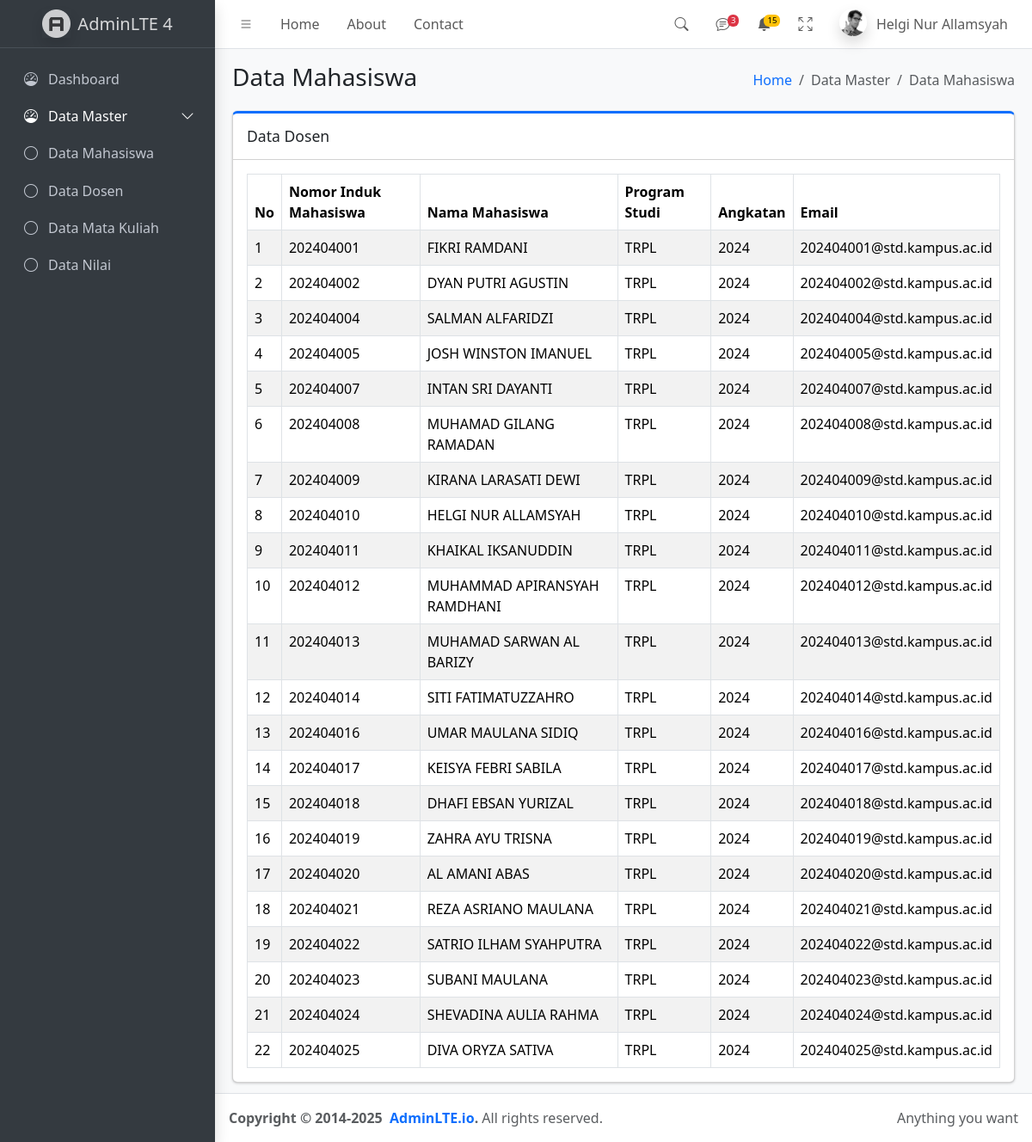
The page /mahasiswa.php on the database its author committed.
### tables this page shows
CREATE TABLE `tbl_mahasiswa`  (
  `nim` int(11) NOT NULL,
  `nama` varchar(120) NULL DEFAULT NULL,
  `prodi` varchar(120) NULL DEFAULT NULL,
  `angkatan` int(11) NULL DEFAULT NULL,
  `email` char(50) NULL DEFAULT NULL,
  PRIMARY KEY (`nim`) USING BTREE
);

### mahasiswa.php (the view, shortened to what this page needs)
<?php
include('koneksi.php');
include('components/header.php');
include('components/sidebar.php');
include('components/topbar.php');
$query = "SELECT
                tbl_mahasiswa.nim,
                tbl_mahasiswa.nama,
                tbl_mahasiswa.prodi,
                tbl_mahasiswa.angkatan,
                tbl_mahasiswa.email
            FROM
                tbl_mahasiswa
            ORDER BY
                tbl_mahasiswa.nim";
$result = mysqli_query($koneksi, $query);
?>
<main class="app-main">
    <div class="app-content-header">
        <div class="container-fluid">
            <div class="row">
                <div class="col-sm-6">
                    <h3 class="mb-0">Data Mahasiswa</h3>
                </div>
                <div class="col-sm-6">
                    <ol class="breadcrumb float-sm-end">
                        <li class="breadcrumb-item"><a href="#">Home</a></li>
                        <li class="breadcrumb-item active" aria-current="page">Data Master</li>
                        <li class="breadcrumb-item active" aria-current="page">Data Mahasiswa</li>
                    </ol>
                </div>
            </div>
        </div>
    </div>
    <div class="app-content">
        <div class="container-fluid">
            <section class="content">
                <div class="row">
                    <div class="col-12">
                        <div class="card card-primary card-outline">
                            <div class="card-header">
                                <h3 class="card-title">
                                    Data Dosen
                                </h3>
                            </div>
                            <div class="card-body">
                                <table id="example1" class="table table-bordered table-striped table-hover">
                                    <thead>
                                        <tr>
                                            <th style="width: 10px">No</th>
                                            <th>Nomor Induk Mahasiswa</th>
                                            <th>Nama Mahasiswa</th>
                                            <th>Program Studi</th>
                                            <th>Angkatan</th>
                                            <th>Email</th>
                                        </tr>
                                    </thead>
                                    <tbody>
                                        <?php
                                        $no = 1;
                                        while ($row = mysqli_fetch_assoc($result)) {
                                        ?>
                                            <tr>
                                                <td><?php echo $no++; ?></td>
                                                <td><?php echo $row['nim']; ?></td>
                                                <td class="font-weight-bold"><?php echo $row['nama']; ?></td>
                                                <td><?php echo $row['prodi']; ?></td>
                                                <td><?php echo $row['angkatan']; ?></td>
                                                <td><?php echo $row['email']; ?></td>
                                            </tr>
                                        <?php } ?>
                                    </tbody>
                                </table>
                            </div>
                        </div>
                    </div>
                </div>
            </section>
        </div>
    </div>
</main>
<?php
include('components/footer.php');
?>

### rows shown on the page
tbl_mahasiswa: nim "202404001", nama "FIKRI RAMDANI", prodi "TRPL", angkatan "2024", email "202404001@std.kampus.ac.id"
tbl_mahasiswa: nim "202404002", nama "DYAN PUTRI AGUSTIN", prodi "TRPL", angkatan "2024", email "202404002@std.kampus.ac.id"
tbl_mahasiswa: nim "202404004", nama "SALMAN ALFARIDZI", prodi "TRPL", angkatan "2024", email "202404004@std.kampus.ac.id"
tbl_mahasiswa: nim "202404005", nama "JOSH WINSTON IMANUEL", prodi "TRPL", angkatan "2024", email "202404005@std.kampus.ac.id"
tbl_mahasiswa: nim "202404007", nama "INTAN SRI DAYANTI", prodi "TRPL", angkatan "2024", email "202404007@std.kampus.ac.id"
tbl_mahasiswa: nim "202404008", nama "MUHAMAD GILANG RAMADAN", prodi "TRPL", angkatan "2024", email "202404008@std.kampus.ac.id"
tbl_mahasiswa: nim "202404009", nama "KIRANA LARASATI DEWI", prodi "TRPL", angkatan "2024", email "202404009@std.kampus.ac.id"
tbl_mahasiswa: nim "202404010", nama "HELGI NUR ALLAMSYAH", prodi "TRPL", angkatan "2024", email "202404010@std.kampus.ac.id"
tbl_mahasiswa: nim "202404011", nama "KHAIKAL IKSANUDDIN", prodi "TRPL", angkatan "2024", email "202404011@std.kampus.ac.id"
tbl_mahasiswa: nim "202404012", nama "MUHAMMAD APIRANSYAH RAMDHANI", prodi "TRPL", angkatan "2024", email "202404012@std.kampus.ac.id"
tbl_mahasiswa: nim "202404013", nama "MUHAMAD SARWAN AL BARIZY", prodi "TRPL", angkatan "2024", email "202404013@std.kampus.ac.id"
tbl_mahasiswa: nim "202404014", nama "SITI FATIMATUZZAHRO", prodi "TRPL", angkatan "2024", email "202404014@std.kampus.ac.id"
tbl_mahasiswa: nim "202404016", nama "UMAR MAULANA SIDIQ", prodi "TRPL", angkatan "2024", email "202404016@std.kampus.ac.id"
tbl_mahasiswa: nim "202404017", nama "KEISYA FEBRI SABILA", prodi "TRPL", angkatan "2024", email "202404017@std.kampus.ac.id"
tbl_mahasiswa: nim "202404018", nama "DHAFI EBSAN YURIZAL", prodi "TRPL", angkatan "2024", email "202404018@std.kampus.ac.id"
tbl_mahasiswa: nim "202404019", nama "ZAHRA AYU TRISNA", prodi "TRPL", angkatan "2024", email "202404019@std.kampus.ac.id"
tbl_mahasiswa: nim "202404020", nama "AL AMANI ABAS", prodi "TRPL", angkatan "2024", email "202404020@std.kampus.ac.id"
tbl_mahasiswa: nim "202404021", nama "REZA ASRIANO MAULANA", prodi "TRPL", angkatan "2024", email "202404021@std.kampus.ac.id"
tbl_mahasiswa: nim "202404022", nama "SATRIO ILHAM SYAHPUTRA", prodi "TRPL", angkatan "2024", email "202404022@std.kampus.ac.id"
tbl_mahasiswa: nim "202404023", nama "SUBANI MAULANA", prodi "TRPL", angkatan "2024", email "202404023@std.kampus.ac.id"
tbl_mahasiswa: nim "202404024", nama "SHEVADINA AULIA RAHMA", prodi "TRPL", angkatan "2024", email "202404024@std.kampus.ac.id"
tbl_mahasiswa: nim "202404025", nama "DIVA ORYZA SATIVA", prodi "TRPL", angkatan "2024", email "202404025@std.kampus.ac.id"
